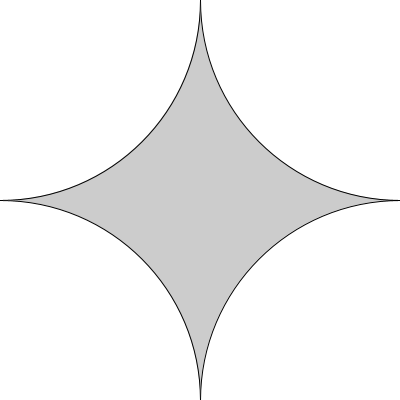
Frame 1 (no input)
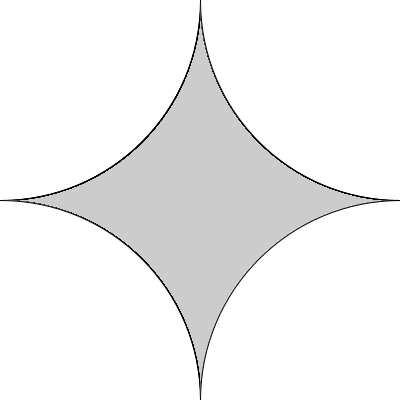
Frame 60 (the mouse pressed at the canvas centre just before this capture)
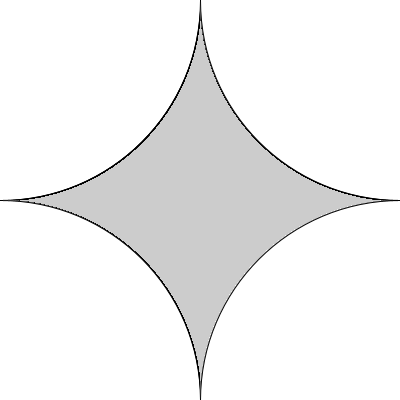
Frame 120 (the mouse held since frame 60 and released just before this capture)

The Processing sketch that drew these frames (run headless with seeded random() and noise(); from frame 60 on, the mouse is pressed at the canvas centre):

// Processing sketch: ejercicio_11
// ── ejercicio_11.pde
void setup(){
  size(400,400);
}

void draw(){

  
  //ejercicio 11
  ellipse(0,0,400,400);
  ellipse(0,400,400,400);
  ellipse(400,400,400,400);
  ellipse(400,0,400,400);
}
